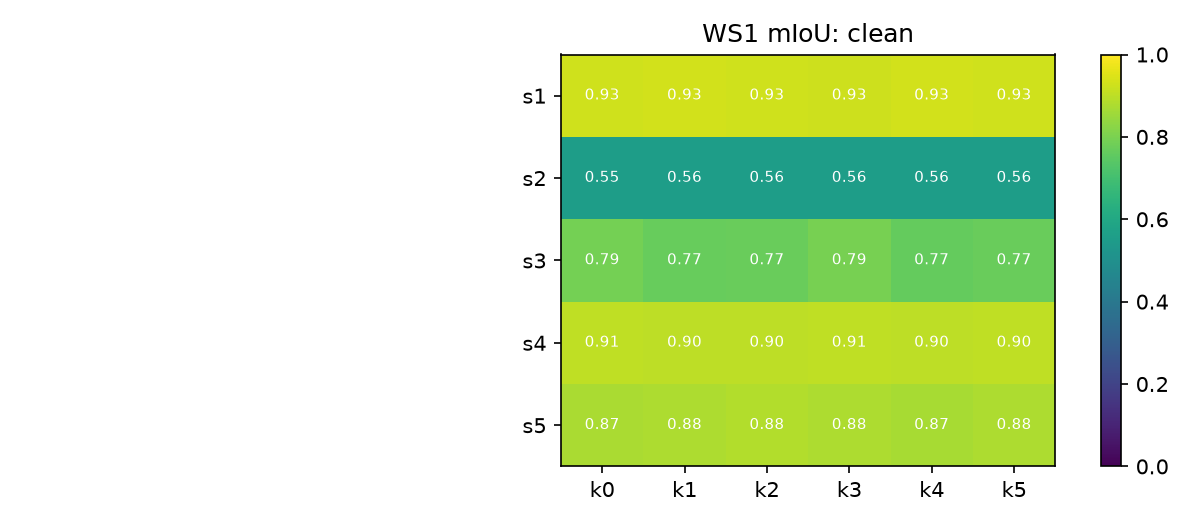
#> input picture artifacts/newdata/fullft_lora/full_ft/fold3/heatmap_miou_clean.png, 1200 x 525 px
$ python -i feature_extraction.py   (imports and definitions only)   (older library calls are emulated)
#> lines starting #> are read from the running program, lines starting #| are printed output that depends on the picture
#!/usr/bin/env python3
import sys
import numpy as np
from pathlib import Path
from typing import Dict, List, Tuple, Optional, Union
import cv2
from PIL import Image
import pandas as pd
from sklearn.preprocessing import StandardScaler
from skimage import feature, measure, segmentation
from skimage.filters import sobel, gaussian, laplace
from skimage.morphology import disk, local_maxima, local_minima
from skimage.color import rgb2gray, rgb2hsv, rgb2lab
import json
import logging
from tqdm import tqdm
logger = logging.getLogger(__name__)

class PixelFeatureExtractor:

    def __init__(self, patch_size: int=7, n_orientations: int=8, gabor_frequencies: List[float]=[0.1, 0.3, 0.5], lbp_radius: int=3, lbp_n_points: int=24):
        self.patch_size = patch_size
        self.n_orientations = n_orientations
        self.gabor_frequencies = gabor_frequencies
        self.lbp_radius = lbp_radius
        self.lbp_n_points = lbp_n_points
        self._gabor_kernels = self._create_gabor_filters()
        self.disk_small = disk(1)
        self.disk_medium = disk(3)
        self.disk_large = disk(5)

    def _create_gabor_filters(self) -> List[np.ndarray]:
        kernels = []
        for freq in self.gabor_frequencies:
            for angle in np.linspace(0, np.pi, self.n_orientations, endpoint=False):
                kernel = cv2.getGaborKernel((21, 21), sigma=3, theta=angle, lambd=1.0 / freq, gamma=0.5, psi=0, ktype=cv2.CV_32F)
                kernels.append(kernel)
        return kernels

    def extract_color_features(self, image: np.ndarray) -> Dict[str, np.ndarray]:
        if image.max() > 1:
            image = image.astype(np.float32) / 255.0
        features = {}
        h, w = image.shape[:2]
        features['r'] = image[:, :, 0]
        features['g'] = image[:, :, 1]
        features['b'] = image[:, :, 2]
        features['rgb_intensity'] = np.mean(image, axis=2)
        features['rgb_std'] = np.std(image, axis=2)
        hsv = rgb2hsv(image)
        features['h'] = hsv[:, :, 0]
        features['s'] = hsv[:, :, 1]
        features['v'] = hsv[:, :, 2]
        lab = rgb2lab(image)
        features['l'] = lab[:, :, 0] / 100.0
        features['a'] = (lab[:, :, 1] + 87) / 185.0
        features['lab_b'] = (lab[:, :, 2] + 108) / 202.0
        return features

    def extract_texture_features(self, image: np.ndarray) -> Dict[str, np.ndarray]:
        if len(image.shape) == 3:
            gray = rgb2gray(image)
        else:
            gray = image
        if gray.max() > 1:
            gray = gray.astype(np.float32) / 255.0
        features = {}
        lbp = feature.local_binary_pattern(gray, self.lbp_n_points, self.lbp_radius, method='uniform')
        features['lbp'] = lbp / self.lbp_n_points
        for i, kernel in enumerate(self._gabor_kernels):
            response = cv2.filter2D(gray, cv2.CV_8UC3, kernel)
            features[f'gabor_{i}'] = np.abs(response)
        from skimage.filters.rank import mean
        gray_uint8 = (gray * 255).astype(np.uint8)
        features['texture_std'] = mean(gray_uint8, disk(3)) / 255.0
        return features

    def extract_gradient_features(self, image: np.ndarray) -> Dict[str, np.ndarray]:
        if len(image.shape) == 3:
            gray = rgb2gray(image)
        else:
            gray = image
        if gray.max() > 1:
            gray = gray.astype(np.float32) / 255.0
        features = {}
        sobel_h = sobel(gray, axis=0)
        sobel_v = sobel(gray, axis=1)
        features['sobel_h'] = np.abs(sobel_h)
        features['sobel_v'] = np.abs(sobel_v)
        features['sobel_mag'] = np.sqrt(sobel_h ** 2 + sobel_v ** 2)
        features['sobel_dir'] = np.arctan2(sobel_v, sobel_h) / (2 * np.pi) + 0.5
        features['laplacian'] = np.abs(laplace(gray))
        grad_x = cv2.Sobel(gray, cv2.CV_64F, 1, 0, ksize=3)
        grad_y = cv2.Sobel(gray, cv2.CV_64F, 0, 1, ksize=3)
        features['grad_mag'] = np.sqrt(grad_x ** 2 + grad_y ** 2)
        return features

    def extract_morphological_features(self, image: np.ndarray) -> Dict[str, np.ndarray]:
        if len(image.shape) == 3:
            gray = rgb2gray(image)
        else:
            gray = image
        if gray.max() > 1:
            gray = gray.astype(np.float32) / 255.0
        features = {}
        gray_uint8 = (gray * 255).astype(np.uint8)
        features['erosion_small'] = cv2.morphologyEx(gray_uint8, cv2.MORPH_ERODE, self.disk_small) / 255.0
        features['dilation_small'] = cv2.morphologyEx(gray_uint8, cv2.MORPH_DILATE, self.disk_small) / 255.0
        features['opening'] = cv2.morphologyEx(gray_uint8, cv2.MORPH_OPEN, self.disk_medium) / 255.0
        features['closing'] = cv2.morphologyEx(gray_uint8, cv2.MORPH_CLOSE, self.disk_medium) / 255.0
        features['tophat'] = cv2.morphologyEx(gray_uint8, cv2.MORPH_TOPHAT, self.disk_large) / 255.0
        features['blackhat'] = cv2.morphologyEx(gray_uint8, cv2.MORPH_BLACKHAT, self.disk_large) / 255.0
        return features

    def extract_spatial_features(self, image: np.ndarray) -> Dict[str, np.ndarray]:
        h, w = image.shape[:2]
        features = {}
        x_coords, y_coords = np.meshgrid(np.arange(w), np.arange(h))
        features['x_coord'] = x_coords.astype(np.float32) / w
        features['y_coord'] = y_coords.astype(np.float32) / h
        center_x, center_y = (w // 2, h // 2)
        features['dist_center'] = np.sqrt((x_coords - center_x) ** 2 + (y_coords - center_y) ** 2) / np.sqrt(center_x ** 2 + center_y ** 2)
        features['dist_tl'] = np.sqrt(x_coords ** 2 + y_coords ** 2) / np.sqrt(w ** 2 + h ** 2)
        features['dist_tr'] = np.sqrt((x_coords - w) ** 2 + y_coords ** 2) / np.sqrt(w ** 2 + h ** 2)
        features['dist_bl'] = np.sqrt(x_coords ** 2 + (y_coords - h) ** 2) / np.sqrt(w ** 2 + h ** 2)
        features['dist_br'] = np.sqrt((x_coords - w) ** 2 + (y_coords - h) ** 2) / np.sqrt(w ** 2 + h ** 2)
        return features

    def extract_all_features(self, image: np.ndarray) -> np.ndarray:
        color_features = self.extract_color_features(image)
        texture_features = self.extract_texture_features(image)
        gradient_features = self.extract_gradient_features(image)
        morphological_features = self.extract_morphological_features(image)
        spatial_features = self.extract_spatial_features(image)
        all_features = {}
        all_features.update(color_features)
        all_features.update(texture_features)
        all_features.update(gradient_features)
        all_features.update(morphological_features)
        all_features.update(spatial_features)
        feature_list = []
        feature_names = []
        for name, feat_map in all_features.items():
            feature_list.append(feat_map)
            feature_names.append(name)
        feature_array = np.stack(feature_list, axis=-1)
        return (feature_array, feature_names)

    # [101 lines left out: functions process_sample_coordinates, extract_features_for_multiclass, extract_from_manifest, extract_features_for_sampling_index, not called in this run]
# [9 lines not run here, left out]

>>> import cv2
>>> picture = cv2.cvtColor(cv2.imread('../artifacts/newdata/fullft_lora/full_ft/fold3/heatmap_miou_clean.png'), cv2.COLOR_BGR2RGB)
>>> result = PixelFeatureExtractor().extract_all_features(picture)
#> in extract_color_features, `hsv = rgb2hsv(image)`: hsv: shape (525, 1200, 3) float32; mean of channels 0, 1, 2 0.0943, 0.254, 0.922
#> in extract_color_features, `lab = rgb2lab(image)`: lab: shape (525, 1200, 3) float32; mean of channels 0, 1, 2 90.8, -11.9, 17.8
#> in extract_all_features, `color_features = self.extract_color_features(image)`: color_features = 11 items
#> in extract_texture_features, `gray = rgb2gray(image)`:
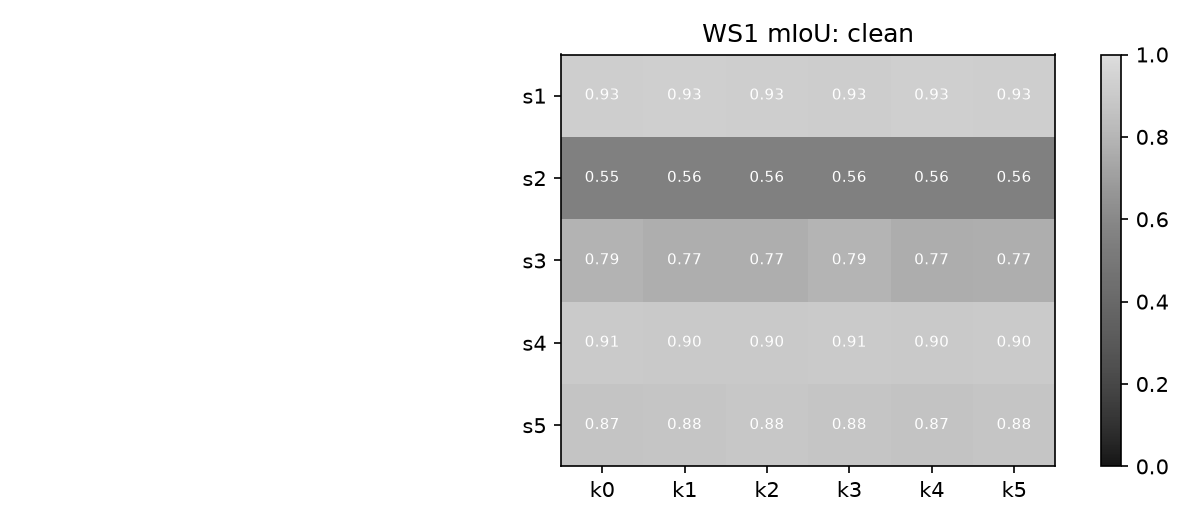
#> gray: shape (525, 1200) float64; min 0, max 1, mean 0.891
#> in extract_texture_features, `lbp = feature.local_binary_pattern(gray, self.lbp_n_points, self.lbp_r..`:
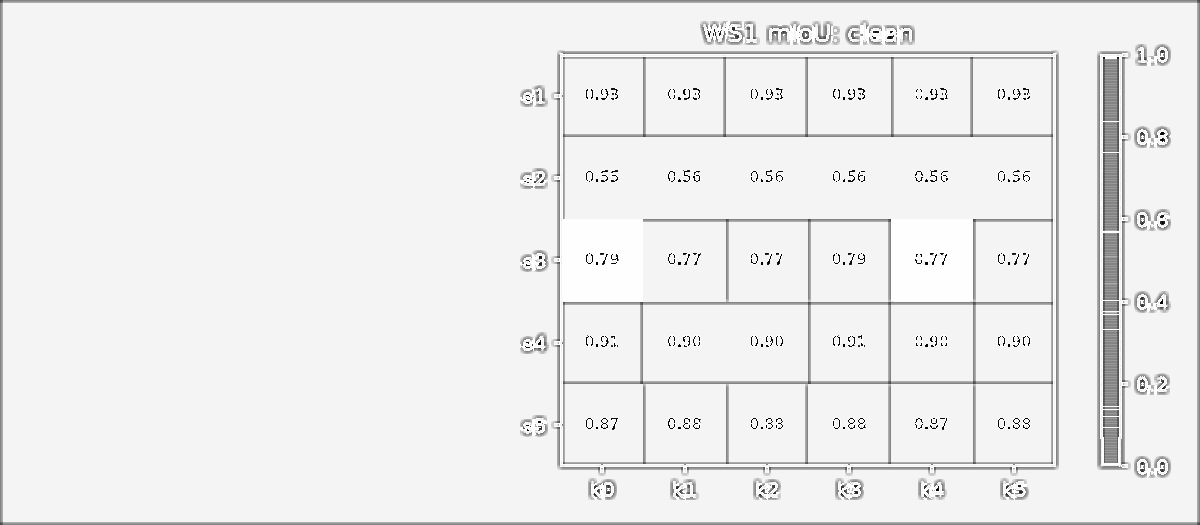
#> lbp: shape (525, 1200) float64; min 0, max 25, mean 23.3; drawn with min black and max white
#> the loop in extract_texture_features, `for i, kernel in enumerate(self._gabor_kernels):` made 24 passes
#> pass 1, in extract_texture_features, `response = cv2.filter2D(gray, cv2.CV_8UC3, kernel)`:
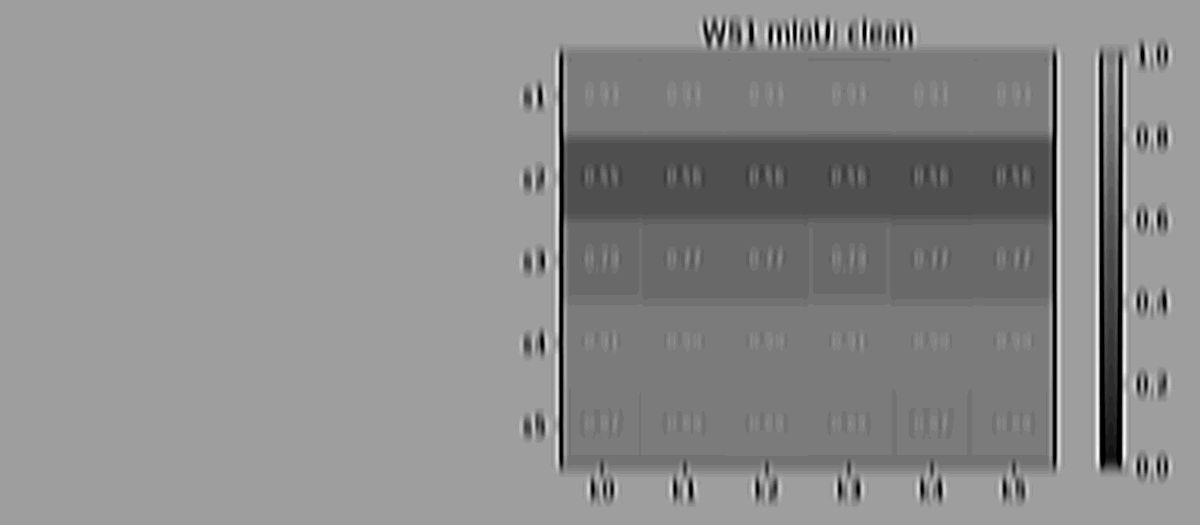
#> response: shape (525, 1200); min 0, max 29, mean 15.9; drawn with min black and max white
#> pass 2, in extract_texture_features, `response = cv2.filter2D(gray, cv2.CV_8UC3, kernel)`:
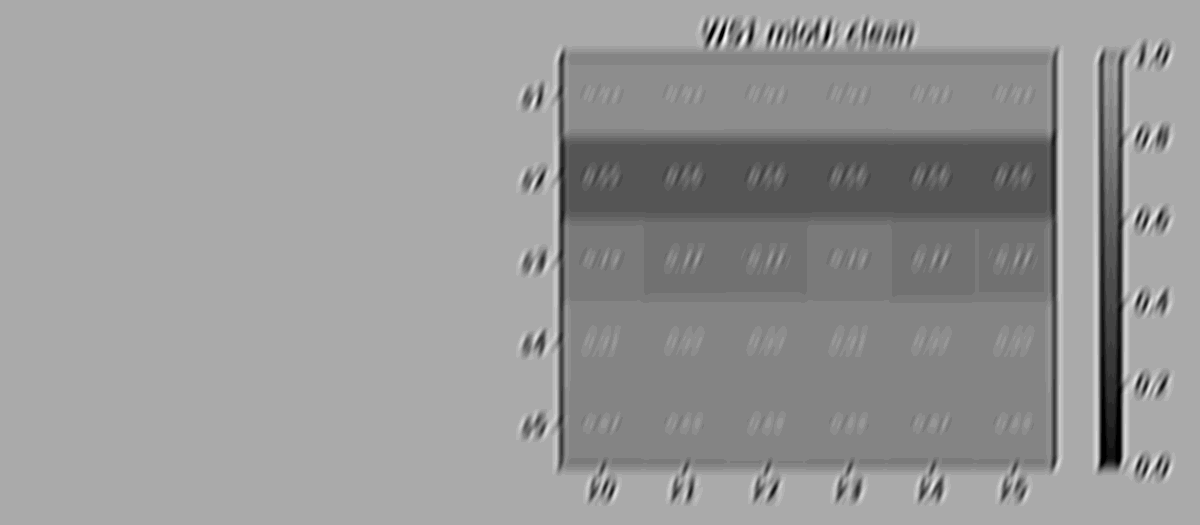
#> response: shape (525, 1200); min 0, max 27, mean 16.1; drawn with min black and max white
#> pass 3, in extract_texture_features, `response = cv2.filter2D(gray, cv2.CV_8UC3, kernel)`:
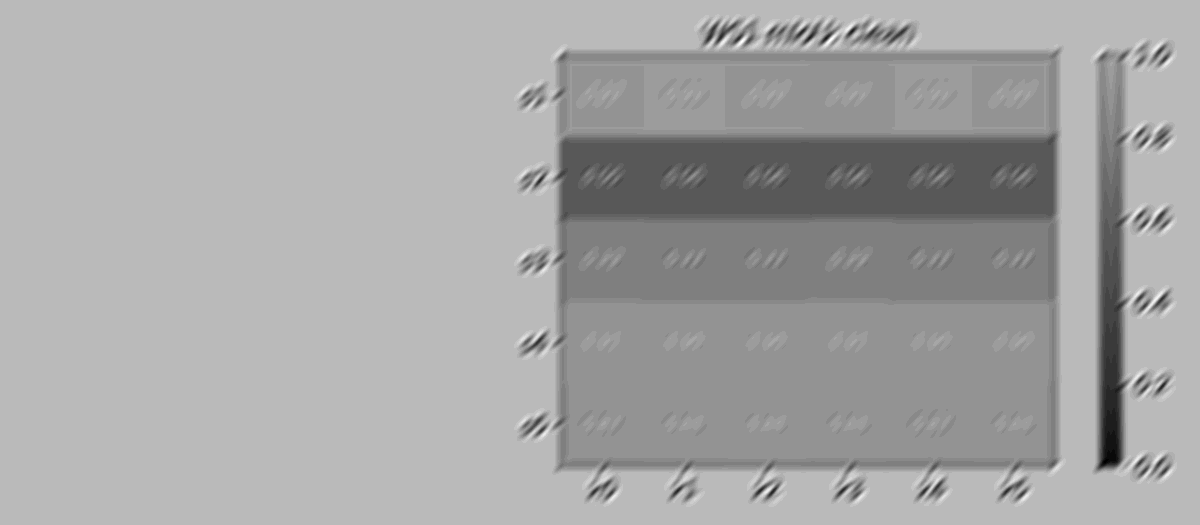
#> response: shape (525, 1200); min 1, max 27, mean 17.9; drawn with min black and max white
#> after the loop in extract_texture_features, `for i, kernel in enumerate(self._gabor_kernels):`: features = 25 items
#> in extract_all_features, `texture_features = self.extract_texture_features(image)`: texture_features = 26 items
#> in extract_gradient_features, `sobel_h = sobel(gray, axis=0)`:
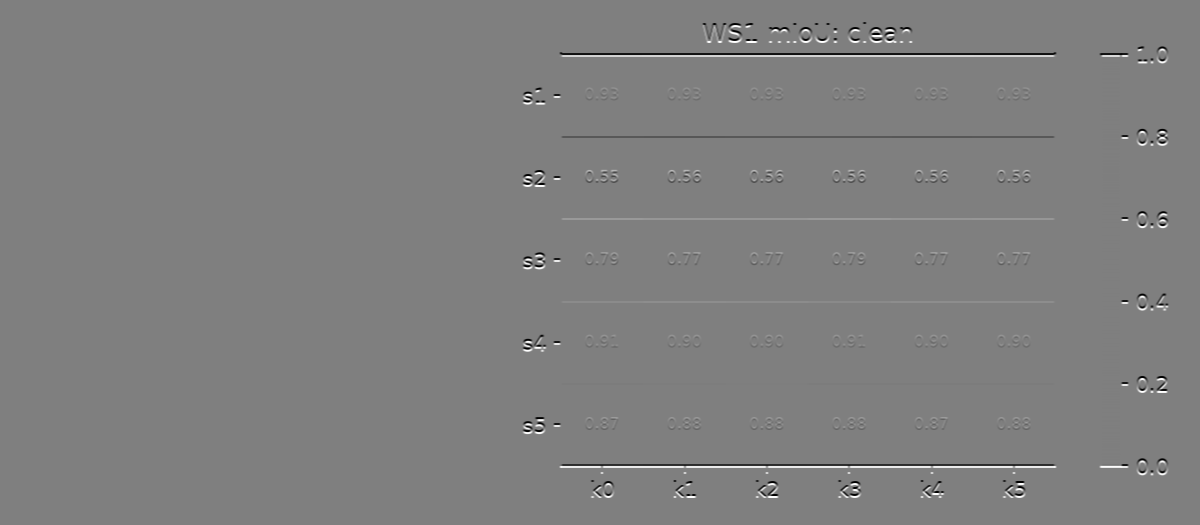
#> sobel_h: shape (525, 1200) float64; min -1, max 1, mean 1.74e-18; drawn with min black and max white
#> in extract_gradient_features, `sobel_v = sobel(gray, axis=1)`:
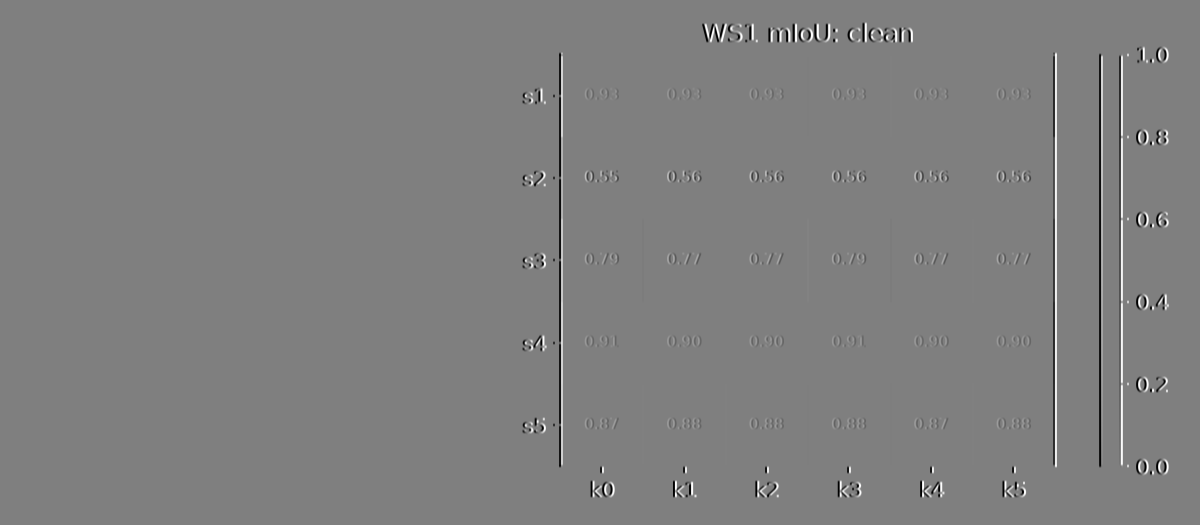
#> sobel_v: shape (525, 1200) float64; min -1, max 1, mean -6.66e-20; drawn with min black and max white
#> in extract_all_features, `gradient_features = self.extract_gradient_features(image)`: gradient_features = 6 items
#> in extract_all_features, `spatial_features = self.extract_spatial_features(image)`: spatial_features = 7 items
#> the loop in extract_all_features, `for name, feat_map in all_features.items():` made 56 passes
#> name on passes 1 to 12: 'r', 'g', 'b', 'rgb_intensity', 'rgb_std', 'h', 's', 'v', 'l', 'a', 'lab_b', 'lbp'
#> after the loop in extract_all_features, `for name, feat_map in all_features.items():`: feature_list = 56 items; feature_names = 56 items, first 6: 'r', 'g', 'b', 'rgb_intensity', 'rgb_std', 'h'
